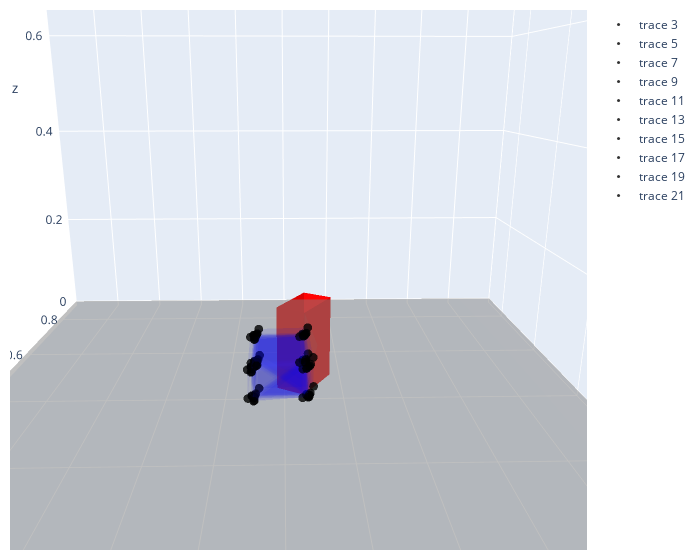

Notebook code for this chart:
### Code cell
out_grasp = sample_grasp_transformation(grasp_trans_vae, grasp_trans_clf, grasp_data_eval, num_samples=10)

grasp_fig = plot_keypoint_goal(out_grasp)
grasp_fig.show()
